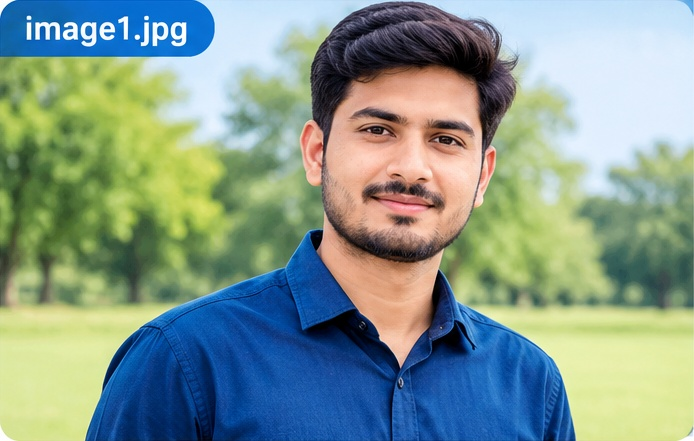
#> input picture image1.jpg, 694 x 441 px
$ jupyter execute Image_Blending_Using_OpenCV.ipynb   (shell and % lines are left out)
#> lines starting #> are read from the running program, lines starting #| are printed output that depends on the picture
[cell 1]
import cv2
import numpy as np
import matplotlib.pyplot as plt

[cell 2]
# Step 2: Do sample images load karein
img1_path = "image1.jpg"
img2_path = "image2.jpg"

img1 = cv2.imread(img1_path)
#> img1 is the input picture: shape (441, 694, 3); mean B, G, R 142.4, 153.7, 132.6
img2 = cv2.imread(img2_path)
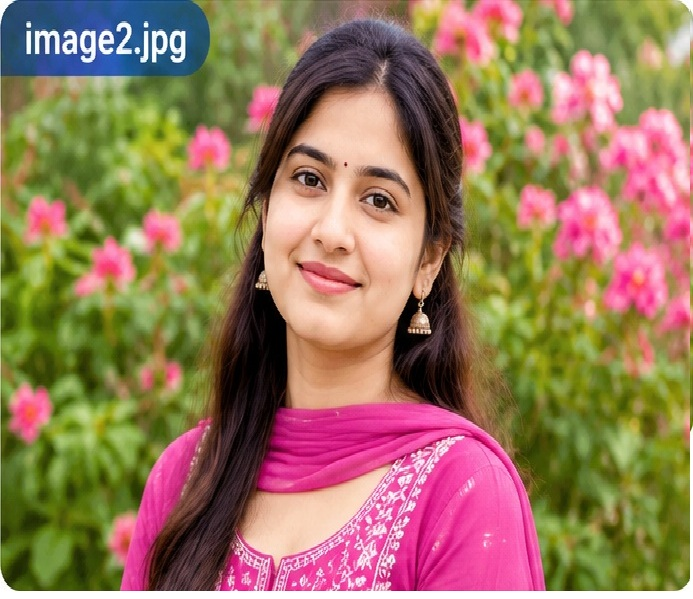
#> input picture image2.jpg, 693 x 599 px
#> img2 is the input picture: shape (599, 693, 3); mean B, G, R 91.4, 121, 151.9

# Verify karein ki dono images successfully load hui hain ya nahi
if img1 is None:
    raise FileNotFoundError(f"'{img1_path}' nahi mili. Kripya file path check karein.")
if img2 is None:
    raise FileNotFoundError(f"'{img2_path}' nahi mili. Kripya file path check karein.")

print("Original Image 1 shape (H, W, C):", img1.shape)
#| Original Image 1 shape (H, W, C): (441, 694, 3)
print("Original Image 2 shape (H, W, C):", img2.shape)
#| Original Image 2 shape (H, W, C): (599, 693, 3)

[cell 3]
# Step 3: Agar dono images ke dimensions alag hain to resize karein
# Note: cv2.resize() mein size (width, height) tuple mein diya jata hai
target_height, target_width = img1.shape[:2]
#> target_height = 441; target_width = 694

if img2.shape[:2] != (target_height, target_width):
    img2 = cv2.resize(img2, (target_width, target_height), interpolation=cv2.INTER_AREA)
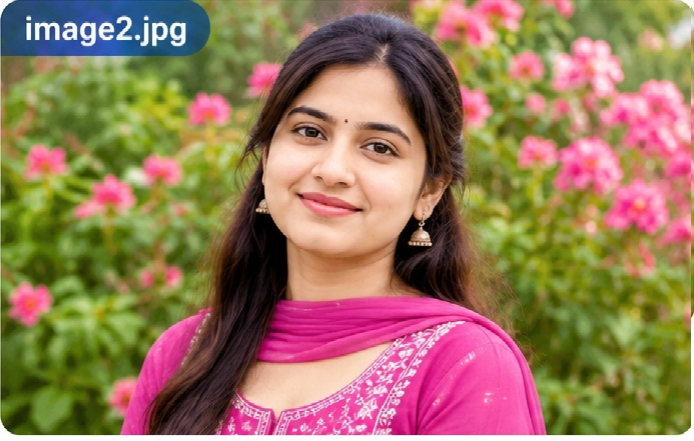
#> img2: shape (441, 694, 3); mean B, G, R 91.3, 120.9, 151.8
    print("Image 2 ko Image 1 ke dimensions par resize kiya gaya:", img2.shape)
#| Image 2 ko Image 1 ke dimensions par resize kiya gaya: (441, 694, 3)

# Step 4: Weighted image blending perform karein
# Formula: blended = img1 * alpha + img2 * beta + gamma
alpha = 0.6   # Image 1 ka weight (60%)
beta = 0.4    # Image 2 ka weight (40%)
gamma = 0.0   # Brightness scalar offset

blended_img = cv2.addWeighted(img1, alpha, img2, beta, gamma)
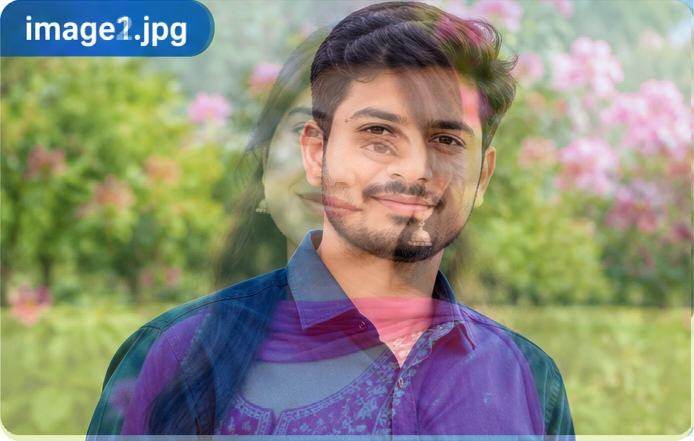
#> blended_img: shape (441, 694, 3); mean B, G, R 121.9, 140.6, 140.3

# Step 5: Input aur blended output images save karein
cv2.imwrite("input_image_1.png", img1)
cv2.imwrite("input_image_2.png", img2)
cv2.imwrite("blended_output.png", blended_img)
print("Images save ho gayi hain: input_image_1.png, input_image_2.png, blended_output.png")

[cell 4]
# Step 6: Verification ke liye teeno images ko side-by-side display karein
# OpenCV BGR format mein read karta hai, isliye matplotlib ke liye RGB mein convert karein
img1_rgb = cv2.cvtColor(img1, cv2.COLOR_BGR2RGB)
img2_rgb = cv2.cvtColor(img2, cv2.COLOR_BGR2RGB)
blended_rgb = cv2.cvtColor(blended_img, cv2.COLOR_BGR2RGB)

fig, axes = plt.subplots(1, 3, figsize=(15, 5))

axes[0].imshow(img1_rgb)
axes[0].set_title(f"Input Image 1 (weight={alpha})")
axes[0].axis("off")

axes[1].imshow(img2_rgb)
axes[1].set_title(f"Input Image 2 (weight={beta})")
axes[1].axis("off")

axes[2].imshow(blended_rgb)
axes[2].set_title("Blended Output Image")
axes[2].axis("off")

plt.tight_layout()
plt.show()
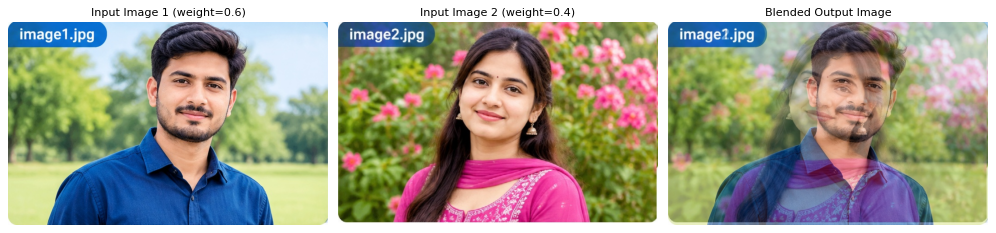
#> figure drawn by matplotlib, 3 panels
